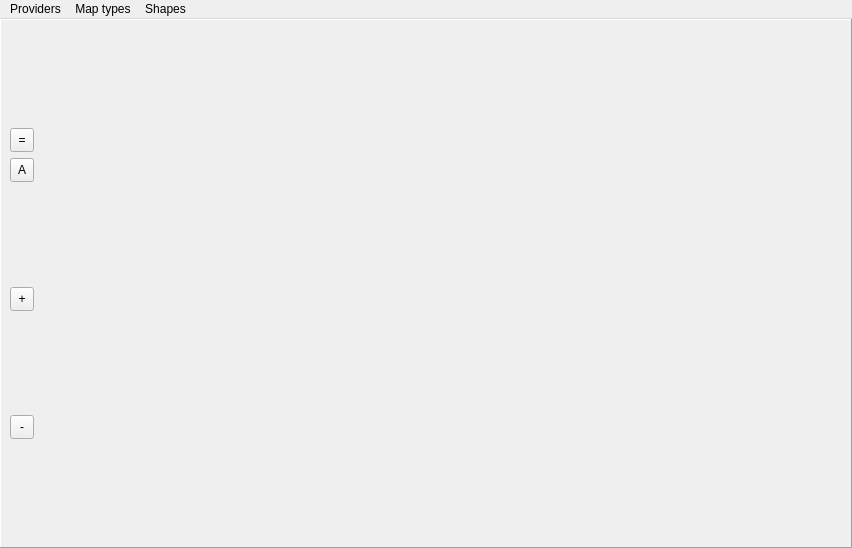
<?xml version="1.0" encoding="UTF-8"?>
<ui version="4.0">
 <class>CMainWindow</class>
 <widget class="QMainWindow" name="CMainWindow">
  <property name="geometry">
   <rect>
    <x>0</x>
    <y>0</y>
    <width>852</width>
    <height>548</height>
   </rect>
  </property>
  <property name="windowTitle">
   <string>Tinymap</string>
  </property>
  <widget class="QWidget" name="centralwidget">
   <layout class="QGridLayout" name="gridLayout">
    <property name="leftMargin">
     <number>0</number>
    </property>
    <property name="topMargin">
     <number>0</number>
    </property>
    <property name="rightMargin">
     <number>0</number>
    </property>
    <property name="bottomMargin">
     <number>0</number>
    </property>
    <property name="spacing">
     <number>0</number>
    </property>
    <item row="0" column="0">
     <widget class="CMapWidget" name="m_map">
      <property name="mouseTracking">
       <bool>true</bool>
      </property>
      <property name="frameShape">
       <enum>QFrame::Panel</enum>
      </property>
      <property name="frameShadow">
       <enum>QFrame::Raised</enum>
      </property>
      <layout class="QGridLayout" name="gridLayout_2">
       <item row="0" column="0">
        <spacer name="verticalSpacer_2">
         <property name="orientation">
          <enum>Qt::Vertical</enum>
         </property>
         <property name="sizeHint" stdset="0">
          <size>
           <width>20</width>
           <height>147</height>
          </size>
         </property>
        </spacer>
       </item>
       <item row="3" column="0">
        <spacer name="verticalSpacer_4">
         <property name="orientation">
          <enum>Qt::Vertical</enum>
         </property>
         <property name="sizeHint" stdset="0">
          <size>
           <width>20</width>
           <height>147</height>
          </size>
         </property>
        </spacer>
       </item>
       <item row="6" column="0">
        <widget class="QToolButton" name="m_zoomOut">
         <property name="minimumSize">
          <size>
           <width>24</width>
           <height>24</height>
          </size>
         </property>
         <property name="toolTip">
          <string>Zoom in</string>
         </property>
         <property name="text">
          <string>-</string>
         </property>
        </widget>
       </item>
       <item row="5" column="0">
        <spacer name="verticalSpacer">
         <property name="orientation">
          <enum>Qt::Vertical</enum>
         </property>
         <property name="sizeHint" stdset="0">
          <size>
           <width>20</width>
           <height>146</height>
          </size>
         </property>
        </spacer>
       </item>
       <item row="1" column="0">
        <widget class="QToolButton" name="m_center0">
         <property name="minimumSize">
          <size>
           <width>24</width>
           <height>24</height>
          </size>
         </property>
         <property name="toolTip">
          <string>Center on</string>
         </property>
         <property name="text">
          <string>=</string>
         </property>
        </widget>
       </item>
       <item row="7" column="0">
        <spacer name="verticalSpacer_3">
         <property name="orientation">
          <enum>Qt::Vertical</enum>
         </property>
         <property name="sizeHint" stdset="0">
          <size>
           <width>20</width>
           <height>147</height>
          </size>
         </property>
        </spacer>
       </item>
       <item row="4" column="0">
        <widget class="QToolButton" name="m_zoomIn">
         <property name="minimumSize">
          <size>
           <width>24</width>
           <height>24</height>
          </size>
         </property>
         <property name="toolTip">
          <string>Zoom out</string>
         </property>
         <property name="text">
          <string>+</string>
         </property>
        </widget>
       </item>
       <item row="0" column="1">
        <spacer name="horizontalSpacer">
         <property name="orientation">
          <enum>Qt::Horizontal</enum>
         </property>
         <property name="sizeHint" stdset="0">
          <size>
           <width>40</width>
           <height>20</height>
          </size>
         </property>
        </spacer>
       </item>
       <item row="2" column="0">
        <widget class="QToolButton" name="m_fitInView">
         <property name="minimumSize">
          <size>
           <width>24</width>
           <height>24</height>
          </size>
         </property>
         <property name="toolTip">
          <string>Fit in view</string>
         </property>
         <property name="text">
          <string>A</string>
         </property>
        </widget>
       </item>
      </layout>
     </widget>
    </item>
   </layout>
  </widget>
  <widget class="QMenuBar" name="menubar">
   <property name="geometry">
    <rect>
     <x>0</x>
     <y>0</y>
     <width>852</width>
     <height>21</height>
    </rect>
   </property>
   <widget class="QMenu" name="menuMap_shape">
    <property name="title">
     <string>Shapes</string>
    </property>
    <addaction name="actionCircle"/>
    <addaction name="actionCross"/>
    <addaction name="actionImage"/>
    <addaction name="actionPolygon"/>
    <addaction name="actionPolyline"/>
    <addaction name="actionText"/>
    <addaction name="separator"/>
    <addaction name="actionClear"/>
   </widget>
   <widget class="QMenu" name="menuProviders">
    <property name="title">
     <string>Providers</string>
    </property>
    <addaction name="actionOSM"/>
    <addaction name="actionESRI"/>
    <addaction name="separator"/>
    <addaction name="actionQuit"/>
   </widget>
   <widget class="QMenu" name="menuMapTypes">
    <property name="title">
     <string>Map types</string>
    </property>
   </widget>
   <addaction name="menuProviders"/>
   <addaction name="menuMapTypes"/>
   <addaction name="menuMap_shape"/>
  </widget>
  <action name="actionCross">
   <property name="text">
    <string>Cross</string>
   </property>
  </action>
  <action name="actionImage">
   <property name="text">
    <string>Image</string>
   </property>
  </action>
  <action name="actionPolygon">
   <property name="text">
    <string>Polygon</string>
   </property>
  </action>
  <action name="actionPolyline">
   <property name="text">
    <string>Polyline</string>
   </property>
  </action>
  <action name="actionCircle">
   <property name="text">
    <string>Circle</string>
   </property>
  </action>
  <action name="actionText">
   <property name="text">
    <string>Text</string>
   </property>
  </action>
  <action name="actionOSM">
   <property name="checkable">
    <bool>true</bool>
   </property>
   <property name="checked">
    <bool>true</bool>
   </property>
   <property name="text">
    <string>OSM</string>
   </property>
  </action>
  <action name="actionESRI">
   <property name="checkable">
    <bool>true</bool>
   </property>
   <property name="text">
    <string>ERSI</string>
   </property>
  </action>
  <action name="actionQuit">
   <property name="text">
    <string>Quit</string>
   </property>
  </action>
  <action name="actionClear">
   <property name="text">
    <string>Clear</string>
   </property>
  </action>
  <action name="actionMapbox">
   <property name="text">
    <string>Mapbox</string>
   </property>
  </action>
 </widget>
 <customwidgets>
  <customwidget>
   <class>CMapWidget</class>
   <extends>QFrame</extends>
   <header location="global">../mapctrl/mapwidget.hpp</header>
   <container>1</container>
  </customwidget>
 </customwidgets>
 <resources/>
 <connections/>
</ui>
